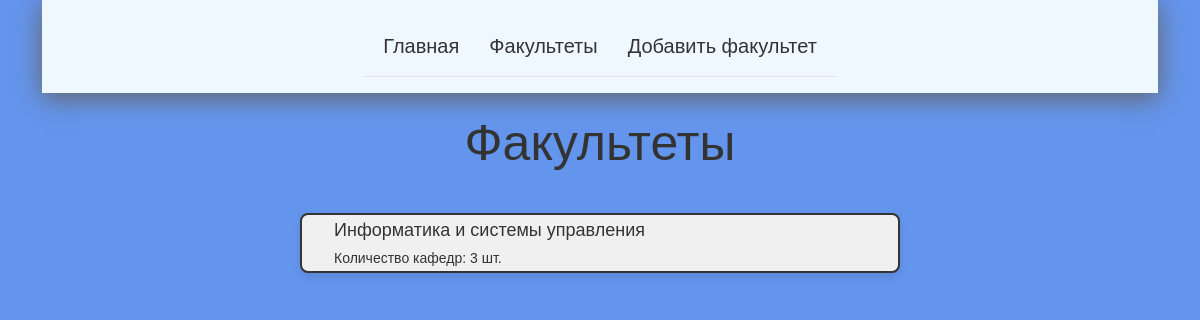
/faculties, run on an earlier commit of the app's database.
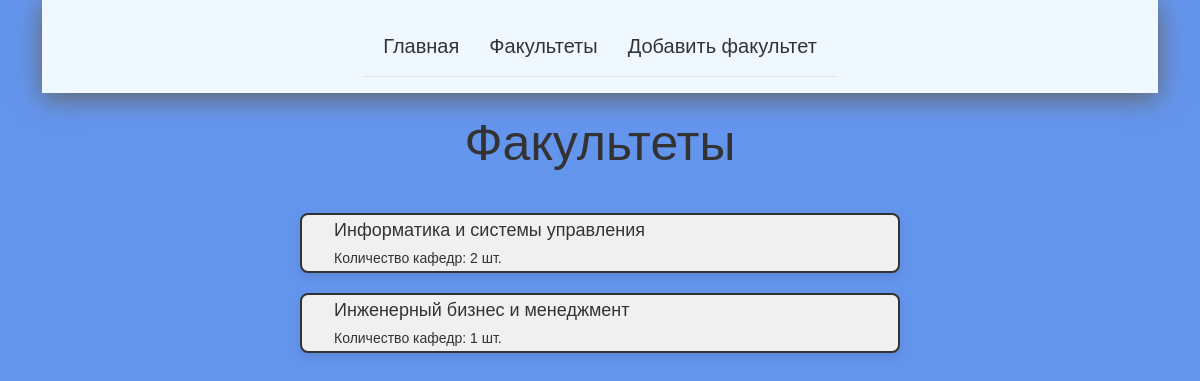
And on a later commit of the database.
### app.py (models this page shows)
class Faculty(db.Model):
    id = db.Column(db.Integer, primary_key=True)
    facultyName = db.Column(db.String(100), nullable=False)
    departments = db.relationship('Department', backref='faculty', lazy=True)
    @property
    def departmentNumber(self):
        return len(self.departments)

### app.py (the view)
@app.route("/faculties")
def faculties():
    faculties = Faculty.query.all()
    return render_template('faculties.html', faculties=faculties)

### templates/faculties.html (shortened to what this page needs)
{% extends 'base.html' %}
{% block contentTitle %}
Факультеты
{% endblock %}
{% block content %}
{% for faculty in faculties %}
<div class="row">
    <a href="/faculties/departments/id={{ faculty.id }}" class="rowMainLabelRef">{{ faculty.facultyName }}</a>
    <div class="rowSecondaryLabel">Количество кафедр: {{ faculty.departmentNumber }} шт.</div>
</div>
{% endfor %}
{% endblock %}

### templates/base.html (shortened to what this page needs)
<!DOCTYPE html>
<html lang="en">
<head>
    <link href="https://cdn.jsdelivr.net/npm/bootstrap@5.3.8/dist/css/bootstrap.min.css" rel="stylesheet">
    <link rel="stylesheet" href="{{ url_for('static', filename='css/main.css') }}">
</head>
<body>
    <div class="container">
        <header class="d-flex justify-content-center py-3">
            <ul class="nav-pills">
                <li class="nav-item"><a href="{{ url_for('index') }}" class="nav-link">Главная</a></li>
                <li class="nav-item"><a href="{{ url_for('faculties') }}" class="nav-link">Факультеты</a></li>
                <li class="nav-item"><a href="{{ url_for('create_faculty') }}" class="nav-link">Добавить факультет</a></li>
            </ul>
        </header>
        <h1>{% block contentTitle %}{% endblock %}</h1>
        {% block content %}{% endblock %}
    </div>
</body>
</html>

### static/css/main.css (style rules this page uses)
header { position: sticky; top: 0; padding: 10px; background-color:aliceblue; box-shadow: 0 5px 25px rgb(100, 100, 100); }
.nav-pills { display: flex; list-style: none; margin: 0; gap: 30px; padding: 15px 20px; border-bottom: 1px solid #dee2e6; }
.nav-link { font-family: Arial, sans-serif; font-size: 20px; color: #333; text-align: left; text-decoration: none; }
body { background-color: cornflowerblue; }
h1 { font-family: Arial, sans-serif; font-size: 50px; color: #333; text-align: center; padding: 20px; }
.row { width: 600px; height: 60px; background-color: #f0f0f0; border: 2px solid #333; border-radius: 8px; display: flex; align-items: center; margin: 20px auto; padding: 0 20px; box-shadow: 0 4px 8px rgba(0,0,0,0.1); }
.row .rowMainLabelRef { font-family: Arial, sans-serif; font-size: 18px; color: #333; text-align: left; text-decoration: none; }
.row .rowSecondaryLabel { font-family: Arial, sans-serif; font-size: 14px; color: #333; text-align: left; }

What changed in the data, as far as the page shows it:
computed for Faculty "Информатика и системы управления": departmentNumber "3" → "2"
added Faculty: facultyName "Инженерный бизнес и менеджмент", departmentNumber "1"
